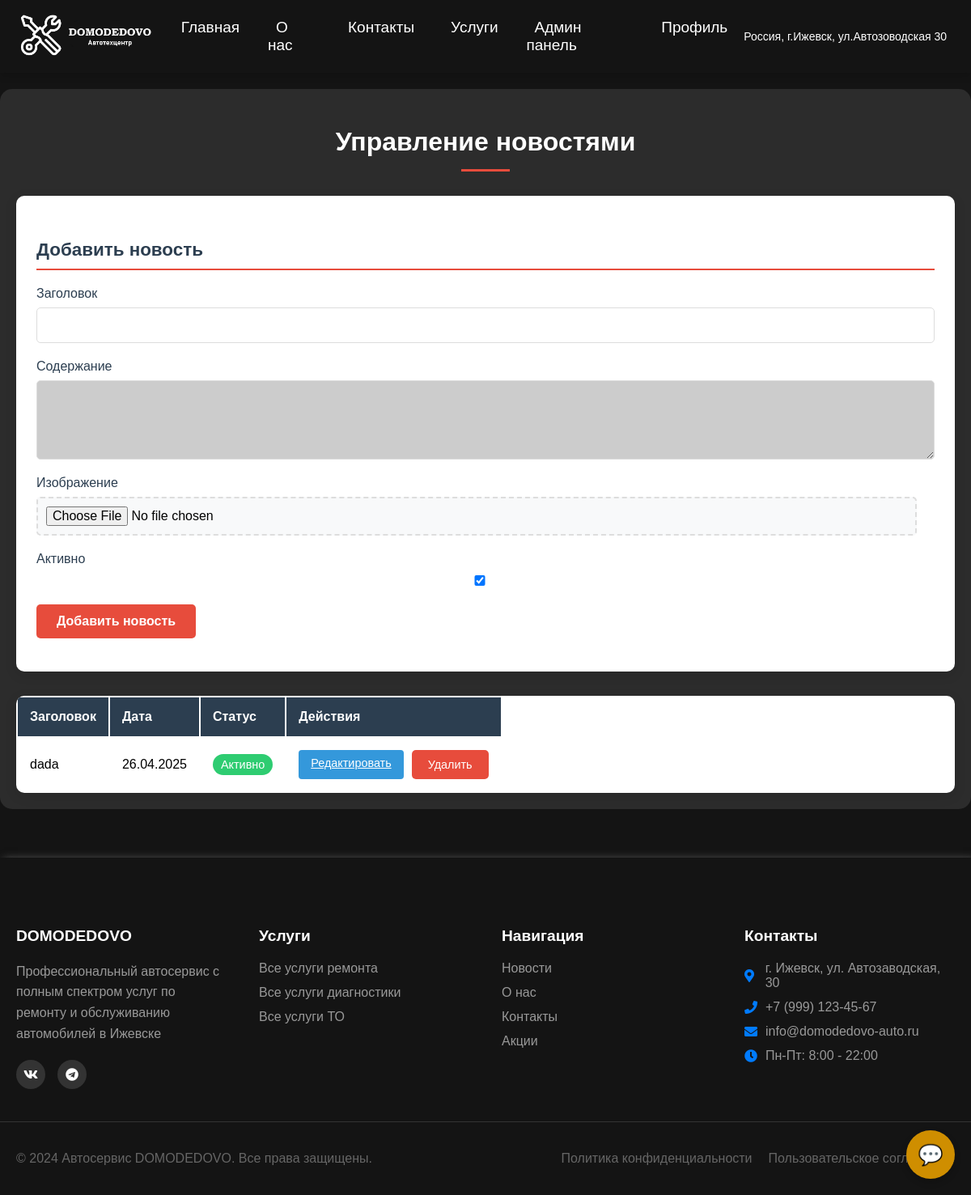
/news/manage/ (signed in), run on the app's committed database.
### app/models.py (models this page shows, shortened)
class News(models.Model):
    title = models.CharField(max_length=200, verbose_name="Заголовок")
    content = models.TextField(verbose_name="Содержание")
    image = models.ImageField(upload_to='news/', verbose_name="Изображение")
    date = models.DateField(auto_now_add=True, verbose_name="Дата публикации")
    is_active = models.BooleanField(default=True, verbose_name="Активно")
    class Meta:
        verbose_name = "Новость"
        verbose_name_plural = "Новости"
        ordering = ['-date']

### app/views.py (the view)
# urls.py: path('news/manage/', app_views.manage_news, name='manage_news'),
@login_required
def manage_news(request):
    if request.method == 'POST':
        form = NewsForm(request.POST, request.FILES)
        if form.is_valid():
            form.save()
            messages.success(request, 'Новость успешно добавлена')
            return redirect('manage_news')
    else:
        form = NewsForm()
    news_list = News.objects.all()
    return render(request, 'news/manage_news.html', {
        'form': form,
        'news_list': news_list,
        'title': 'Управление новостями'
    })

### app/forms.py
class NewsForm(forms.ModelForm):
    class Meta:
        model = News
        fields = ['title', 'content', 'image', 'is_active']
        widgets = {
            'title': forms.TextInput(attrs={'class': 'form-control'}),
            'content': forms.Textarea(attrs={'class': 'form-control', 'rows': 4}),
            'image': forms.FileInput(attrs={'class': 'form-control'}),
            'is_active': forms.CheckboxInput(attrs={'class': 'form-check-input'}),
        }

### chat/context_processors.py (called while the page is built)
def support_status(request):
    if request.user.is_authenticated:
        return {
            'is_support_user': is_support(request.user),
            'support_unread_count': 0
        }
    return {
        'is_support_user': False,
        'support_unread_count': 0
    }

### chat/views.py (called while the page is built)
def is_support(user):
    return hasattr(user, 'profile') and user.profile.role == 'support'

### templates/news/manage_news.html (shortened to what this page needs)
{% extends 'header.html' %}
{% block content %}
<div class="management-container">
    <h2 class="management-title">Управление новостями</h2>
    <div class="form-card">
        <h4>Добавить новость</h4>
        <form method="post" enctype="multipart/form-data" class="management-form">
            {% for field in form %}
                <div class="form-group">
                    <label for="{{ field.id_for_label }}">
                        {{ field.label }}
                    </label>
                    {{ field }}
                </div>
            {% endfor %}
            <button type="submit">Добавить новость</button>
        </form>
    </div>
    <div class="records-table">
        <table>
            <thead>
                <tr>
                    <th>Заголовок</th>
                    <th>Дата</th>
                    <th>Статус</th>
                    <th>Действия</th>
                </tr>
            </thead>
            <tbody>
                {% for news_item in news_list %}
                <tr>
                    <td>{{ news_item.title }}</td>
                    <td>{{ news_item.date|date:"d.m.Y" }}</td>
                    <td>
                        <span class="status-badge {% if news_item.is_active %}status-active{% else %}status-inactive{% endif %}">
                            {% if news_item.is_active %}Активно{% else %}Неактивно{% endif %}
                        </span>
                    </td>
                    <td class="action-buttons">
                    <a href="{% url 'edit_news' news_item.id %}" class="btn-edit">Редактировать</a>
                    <a href="{% url 'delete_news' news_item.id %}" class="btn-delete">Удалить</a>
                    </td>
                </tr>
                {% empty %}
                <tr>
                    <td colspan="4" style="text-align: center;">Нет добавленных новостей</td>
                </tr>
                {% endfor %}
            </tbody>
        </table>
    </div>
</div>
{% endblock %}

### static/style.css (style rules this page uses)
body { margin: 0; padding: 0; font-family: sans-serif; background-color: #141414; padding-top: 70px; }
.form-group input, .form-group select { width: 100%; padding: 10px; border: 1px solid #ddd; color: #000000; border-radius: 5px; font-size: 1rem; }
textarea { width: 97%; padding: 12px; background: rgba(0, 0, 0, 0.2); border: 1px solid rgba(255, 255, 255, 0.1); color: white; border-radius: 5px; resize: vertical; }
.form-group { margin-bottom: 20px; }
.form-group label { display: block; margin-bottom: 8px; color: white; font-size: 16px; }
.form-group input { width: 98%; padding: 12px 15px; background: rgba(255, 255, 255, 0.1); border: 1px solid rgba(255, 255, 255, 0.2); border-radius: 8px; color: rgb(0, 0, 0); font-size: 16px; }
.form-group input::placeholder { color: rgba(255, 255, 255, 0.5); }

### static/css/news.css (style rules this page uses)
.management-container { max-width: 1200px; margin: 40px auto; padding: 20px; background: rgba(255, 255, 255, 0.1); border-radius: 15px; }
.management-title { color: #ffffff; font-size: 2em; margin-bottom: 30px; text-align: center; position: relative; }
.management-title:after { content: ''; display: block; width: 60px; height: 3px; background: #e74c3c; margin: 15px auto; }
.form-card { background: #ffffff; border-radius: 10px; padding: 25px; margin-bottom: 30px; box-shadow: 0 4px 15px rgba(0, 0, 0, 0.1); }
.form-card h4 { color: #2c3e50; font-size: 1.4em; margin-bottom: 20px; padding-bottom: 10px; border-bottom: 2px solid #e74c3c; }
.management-form label { display: block; color: #2c3e50; margin-bottom: 8px; font-weight: 500; }
.management-form input[type="text"], .management-form input[type="date"], .management-form input[type="number"], .management-form textarea, .management-form select { width: 100%; padding: 12px; border: 1px solid #ddd; border-radius: 5px; font-size: 1rem; transition: border-color 0.3s ease; color: black; }
.management-form input[type="file"] { padding: 10px; background: #f8f9fa; border: 2px dashed #ddd; border-radius: 5px; cursor: pointer; }
.management-form button { background: #e74c3c; color: white; padding: 12px 25px; border: none; border-radius: 5px; font-size: 1rem; font-weight: 600; cursor: pointer; transition: all 0.3s ease; }
.records-table { width: 100%; background: white; border-radius: 10px; overflow: hidden; box-shadow: 0 4px 15px rgba(0, 0, 0, 0.1); }
.records-table thead { background: #2c3e50; color: white; }
.records-table th, .records-table td { padding: 15px; text-align: left; }
.records-table tbody tr { border-bottom: 1px solid #eee; transition: background-color 0.3s ease; }
.status-badge { padding: 5px 10px; border-radius: 15px; font-size: 0.9em; font-weight: 500; }
.status-active { background: #2ecc71; color: white; }
.action-buttons { display: flex; gap: 10px; }
.btn-edit, .btn-delete { padding: 8px 15px; border: none; border-radius: 4px; cursor: pointer; font-size: 0.9em; transition: all 0.3s ease; }
.btn-edit { background: #3498db; color: white; }
.btn-delete { background: #e74c3c; color: white; }
.form-card { animation: slideIn 0.5s ease forwards; }
.btn-save, .btn-cancel, .btn-delete { padding: 10px 20px; border-radius: 5px; cursor: pointer; font-weight: 500; text-decoration: none; text-align: center; transition: all 0.3s ease; }
.btn-delete { background: #e74c3c; color: white; border: none; }

### data on the page
News: title "dada", date "26.04.2025", is_active "Активно"

### other printed values
{{ field.label }} "Заголовок" "Содержание" "Изображение" "Активно"
